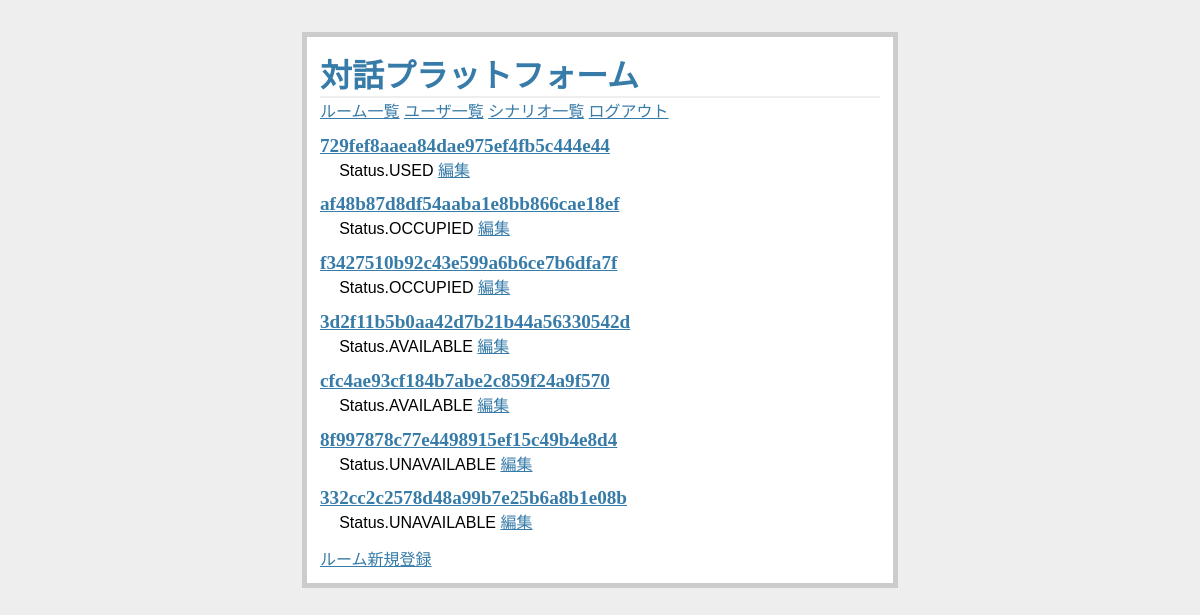
The page /rooms/ (signed in) on the database its author committed.
### flaskr/models/room.py (models this page shows, shortened)
class Room(db.Model):
    __tablename__ = "rooms"
    id      = db.Column("id",      db.Integer,      primary_key=True)
    hash_id = db.Column("hash_id", db.String(100),  nullable=False,   default=generate_hash_id)
    status  = db.Column("status",  db.Enum(Status), nullable=False,   default=Status.UNAVAILABLE.name)
    scenarios = db.relationship("Scenario", secondary=room_scenarios, lazy="subquery", backref=db.backref("rooms", lazy=True))
    messages  = db.relationship("Message", backref="rooms", lazy=True)

### flaskr/views/rooms.py (the view)
@bp.route("/")
@login_required
def index():
    rooms = Room.query.order_by(Room.id.desc()).all()
    return render_template("rooms/index.html", rooms=rooms)

### flaskr/models/user.py (called while the page is built)
    def is_admin(self):
        return self.role == Role.ADMIN

### flaskr/views/__init__.py (called while the page is built)
def login_required(f):
    @wraps(f)
    def decorated_view(*args, **kwargs):
        if g.user is None:
            return redirect(url_for("auth.login", next=request.path))
        return f(*args, **kwargs)
    return decorated_view

def load_user():
    user_id = session.get("user_id")
    if user_id is None:
        g.user = None
    else:
        g.user = User.query.get(session["user_id"])

### flaskr/templates/rooms/index.html
{% extends "layout.html" %}
{% block body %}
  <ul class="rooms">
  {% for room in rooms %}
    <li>
      <h2><a href={{ url_for('rooms.show', hash_id=room.hash_id) }}>{{ room.hash_id }}</a></h2>
      {{ room.status }}
      {% if g.user.is_admin() %}
        <a href="{{ url_for('rooms.edit', hash_id=room.hash_id) }}">編集</a>
      {% endif %}
    </li>
  {% else %}
    <li><em>ルームがありません。</em>
  {% endfor %}
  </ul>
  {% if g.user.is_admin() %}
    <a href="{{ url_for('rooms.create') }}">ルーム新規登録</a>
  {% endif %}
{% endblock %}

### flaskr/templates/layout.html (shortened to what this page needs)
<!doctype html>
<link rel=stylesheet type=text/css href="{{ url_for('static', filename='style.css') }}">
<div class=page>
  <h1>対話プラットフォーム</h1>
  {% if session.user_id %}
    <a href="{{ url_for('rooms.index') }}">ルーム一覧</a>
    {% if g.user.is_admin() %}
      <a href="{{ url_for('users.index') }}">ユーザ一覧</a>
      <a href="{{ url_for('scenarios.index') }}">シナリオ一覧</a>
    {% endif %}
    <a href="{{ url_for('auth.logout') }}">ログアウト</a>
  {% else %}
    <a href="{{ url_for('auth.login') }}">ログイン</a>
    <a href="{{ url_for('users.create') }}">ユーザ新規登録</a>
  {% endif %}
  {% block body %}{% endblock %}
</div>

### flaskr/static/style.css (style rules this page uses)
a, h1, h2 { color: #377ba8; }
h1, h2 { font-family: 'Georgia', serif; margin: 0; }
h1 { border-bottom: 2px solid #eee; }
h2 { font-size: 1.2em; }
.page { margin: 2em auto; width: 35em; border: 5px solid #ccc; padding: 0.8em; background: white; }
.rooms { list-style: none; margin: 0; padding: 0; }
.rooms li { margin: 0.8em 1.2em; }
.rooms li h2 { margin-left: -1em; }

### rows shown on the page
Room: hash_id "729fef8aaea84dae975ef4fb5c444e44", status "Status.USED"
Room: hash_id "af48b87d8df54aaba1e8bb866cae18ef", status "Status.OCCUPIED"
Room: hash_id "f3427510b92c43e599a6b6ce7b6dfa7f", status "Status.OCCUPIED"
Room: hash_id "3d2f11b5b0aa42d7b21b44a56330542d", status "Status.AVAILABLE"
Room: hash_id "cfc4ae93cf184b7abe2c859f24a9f570", status "Status.AVAILABLE"
Room: hash_id "8f997878c77e4498915ef15c49b4e8d4", status "Status.UNAVAILABLE"
Room: hash_id "332cc2c2578d48a99b7e25b6a8b1e08b", status "Status.UNAVAILABLE"
